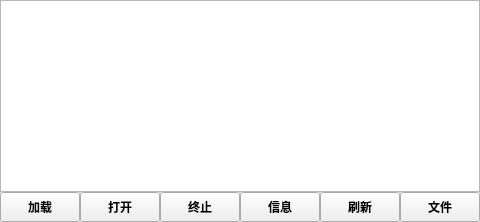
       <widget class="QWidget" name="page_project">
        <property name="font">
         <font>
          <weight>75</weight>
          <bold>true</bold>
         </font>
        </property>
        <layout class="QGridLayout" name="gridLayout_12">
         <property name="leftMargin">
          <number>0</number>
         </property>
         <property name="topMargin">
          <number>0</number>
         </property>
         <property name="rightMargin">
          <number>0</number>
         </property>
         <property name="bottomMargin">
          <number>0</number>
         </property>
         <item row="0" column="0">
          <layout class="QGridLayout" name="gridLayout_11">
           <property name="spacing">
            <number>0</number>
           </property>
           <item row="0" column="0" colspan="6">
            <widget class="QTreeView" name="treeView_project">
             <property name="autoFillBackground">
              <bool>true</bool>
             </property>
             <property name="frameShape">
              <enum>QFrame::StyledPanel</enum>
             </property>
             <property name="selectionMode">
              <enum>QAbstractItemView::SingleSelection</enum>
             </property>
             <property name="selectionBehavior">
              <enum>QAbstractItemView::SelectRows</enum>
             </property>
            </widget>
           </item>
           <item row="1" column="0">
            <widget class="QPushButton" name="btn_project_load">
             <property name="minimumSize">
              <size>
               <width>0</width>
               <height>30</height>
              </size>
             </property>
             <property name="text">
              <string>加载</string>
             </property>
            </widget>
           </item>
           <item row="1" column="1">
            <widget class="QPushButton" name="btn_project_open">
             <property name="minimumSize">
              <size>
               <width>0</width>
               <height>30</height>
              </size>
             </property>
             <property name="text">
              <string>打开</string>
             </property>
            </widget>
           </item>
           <item row="1" column="2">
            <widget class="QPushButton" name="btn_project_stop">
             <property name="minimumSize">
              <size>
               <width>0</width>
               <height>30</height>
              </size>
             </property>
             <property name="text">
              <string>终止</string>
             </property>
            </widget>
           </item>
           <item row="1" column="3">
            <widget class="QPushButton" name="btn_project_message">
             <property name="minimumSize">
              <size>
               <width>0</width>
               <height>30</height>
              </size>
             </property>
             <property name="text">
              <string>信息</string>
             </property>
            </widget>
           </item>
           <item row="1" column="4">
            <widget class="QPushButton" name="btn_project_update">
             <property name="minimumSize">
              <size>
               <width>0</width>
               <height>30</height>
              </size>
             </property>
             <property name="text">
              <string>刷新</string>
             </property>
            </widget>
           </item>
           <item row="1" column="5">
            <widget class="QPushButton" name="btn_project_file">
             <property name="minimumSize">
              <size>
               <width>0</width>
               <height>30</height>
              </size>
             </property>
             <property name="text">
              <string>文件</string>
             </property>
            </widget>
           </item>
          </layout>
         </item>
        </layout>
       </widget>
